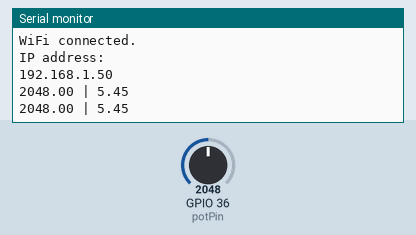
Recording of a sketch running on a simulated ESP32. On the bench: the last lines printed to the serial monitor. The test bench sets the inputs (shaded band); at power-on: GPIO 36 (potPin) = 2048. WiFi joins after 1.5 s; servers stay silent unless stated.

Above: at 4.2 s.
4.3 s: GPIO 36 (potPin) set to 2866
At 5.0 s:
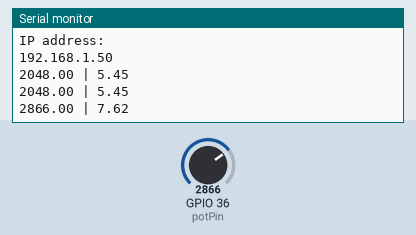
5.8 s: GPIO 36 (potPin) set to 3603
At 6.4 s:
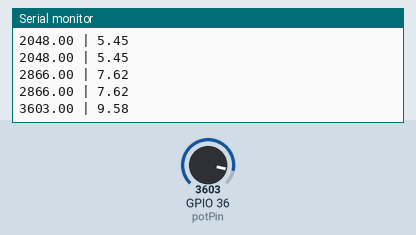
Timing chart, 0 to 8.8 s (numbered marks = the images above; inputs shaded):
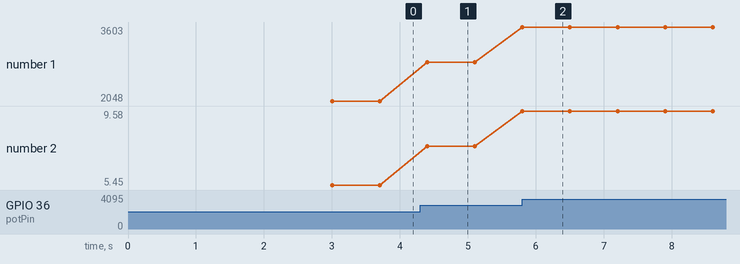

Measured:
- after the input at 4.3 s, the serial monitor: prints a new line after 0.10 s (image 1)
- after the input at 5.8 s, the serial monitor: prints a new line at once (image 2)
- plotted number 1: 2048 → 2866 after the input at 4.3 s, 2866 → 3603 after the input at 5.8 s
- plotted number 2: 5.45 → 7.62 after the input at 4.3 s, 7.62 → 9.58 after the input at 5.8 s

The sketch:

pH_meter.ino
```cpp
#include <WiFi.h>//Includes the necessary library for establishing a WiFi connection.
const int potPin = A0;
float ph;//variable that to store the calculated pH value
float Value = 0;


String apiKey = "XXX"; // Replace the "XXX" with the API key from ThingSpeak
const char *ssid = "XXX"; // replace the "XXX" with your Wi-Fi network SSID
const char *password = "XXX"; // replace the "XXX" with your Wi-Fi network password
const char* server = "api.thingspeak.com"; // ThingSpeak server address
WiFiClient client; // Wi-Fi client object for network communication


//WiFiClient client;//Used for network communication with the Wi-Fi network and the ThingSpeak server.

void setup() {
  // put your setup code here, to run once:
  Serial.begin(115200);
  pinMode(potPin,INPUT);//Sets the potPin(which is connected to the pH sensor) as an input pin.
  delay(1000);//Delay 1000 millisecond

  Serial.print("Connecting to ");//Prints the message "Connecting to " to the serial monitor.
  Serial.println(ssid);//ssid variable contains the Wi-Fi network SSID specified in the code.
  WiFi.begin(ssid, password);//Initiates the connection to the Wi-Fi network using the provided SSID and password.
  while (WiFi.status() != WL_CONNECTED) {//Starts a loop that waits until the ESP32 successfully connects to the Wi-Fi network.
    delay(2000);//Delay 2000 millisecond
    Serial.print(".");//Continues to loop and print dots "."" to the serial monitor until the connection is established
  }
  // Print local IP address and start web server
  Serial.println("");//Prints an empty line to the serial monitor.
  Serial.println("WiFi connected.");//Prints the message "WiFi connected." to the serial moniter
  Serial.println("IP address: ");//Prints the message "IP address: " to the serial moniter
  Serial.println(WiFi.localIP());//Retrieves the IP address and prints it to the serial monitor.

}

void loop() {
  // put your main code here, to run repeatedly:
Value= analogRead(potPin);//Converts the analog voltage on the pin to a digital value.
Serial.print(Value);//Prints the raw analog value (Value) to the serial monitor.
Serial.print(" | ");//Print "|" to the serial monitor
float voltage=Value*(3.3/4095.0);//multiplies the Value by the ratio of 3.3 divided by 4095.0
//The result is stored in the voltage variable.
ph=(3.3*voltage);// pH value is stored in the ph variable.
Serial.println(ph);//Prints the calculated pH value (ph) to the serial monitor.
delay(500);//Delay 500 milliseonds

if (client.connect(server, 80)) //Establishes a connection to the ThingSpeak server.
   {
      String postStr = apiKey;//Initializes a string variable postStr with the value of the API key (apiKey)
      postStr += "&field1=";//Represents the field in which the pH value will be stored on the ThingSpeak platform.
      postStr += String(ph);//Adds the pH value to the data that will be sent to ThingSpeak.
      postStr += "\r\n";//Separate multiple fields in the POST request

      client.print("POST /update HTTP/1.1\n");// Sends a POST request line to the ThingSpeak server
      client.print("Host: api.thingspeak.com\n");//Sends the host header specifying the ThingSpeak server
      client.print("Connection: close\n");//Specifies the connection header as close
      client.print("X-THINGSPEAKAPIKEY: " + apiKey + "\n");//Sends the ThingSpeak API key as a custom header (X-THINGSPEAKAPIKEY
      client.print("Content-Type: application/x-www-form-urlencoded\n");//Specifies the content type of the request as application/x-www-form-urlencoded
      client.print("Content-Length: ");//Sends the Content-Length header to specify the length of the data being sent.
      client.print(postStr.length());//Sends the length of the postStr data as the value for the Content-Length header.
      client.print("\n\n");//Sends two newline characters to indicate the end of the headers
      client.print(postStr);//Sends the actual data (postStr) in the request body.
    }
}
```
